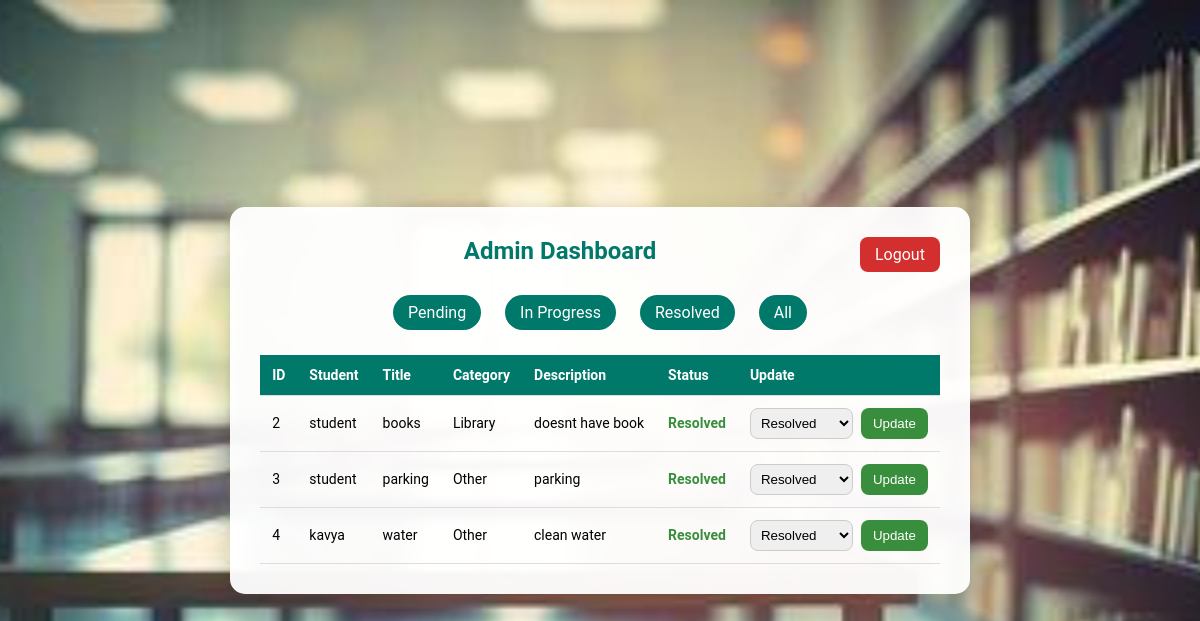
The page /admin_dashboard?filter=resolved (signed in) on the database its author committed.
### tables this page shows
CREATE TABLE complaints (
    id INTEGER PRIMARY KEY AUTOINCREMENT,
    student TEXT,
    title TEXT,
    category TEXT,
    description TEXT,
    status TEXT
);

### app.py (the view)
@app.route("/admin_dashboard")
def admin_dashboard():
    if "admin" not in session:
        return redirect("/admin_login")
    filter_status = request.args.get("filter")
    db = get_db()
    if filter_status == "pending":
        complaints = db.execute(
            "SELECT * FROM complaints WHERE status='Pending'"
        ).fetchall()
    elif filter_status == "in progress":
        complaints = db.execute(
            "SELECT * FROM complaints WHERE status='In Progress'"
        ).fetchall()
    elif filter_status == "resolved":
        complaints = db.execute(
            "SELECT * FROM complaints WHERE status='Resolved'"
        ).fetchall()
    else:
        complaints = db.execute(
            "SELECT * FROM complaints"
        ).fetchall()
    return render_template("admin_dashboard.html", complaints=complaints)

### database.py (called while the page is built)
def get_db():
    if "db" not in g:
        g.db = sqlite3.connect(
            DATABASE,
            timeout=30,
            check_same_thread=False
        )
        g.db.row_factory = sqlite3.Row
    return g.db

### templates/admin_dashboard.html (shortened to what this page needs)
<!DOCTYPE html>
<html lang="en">
<head>
</head>
<body>
<div class="container">
    <a href="/logout" class="logout">Logout</a>
    <h2>Admin Dashboard</h2>
    <div class="filters">
        <a href="/admin_dashboard?filter=pending">Pending</a>
        <a href="/admin_dashboard?filter=in progress">In Progress</a>
        <a href="/admin_dashboard?filter=resolved">Resolved</a>
        <a href="/admin_dashboard">All</a>
    </div>
    <table>
        <tr>
            <th>ID</th>
            <th>Student</th>
            <th>Title</th>
            <th>Category</th>
            <th>Description</th>
            <th>Status</th>
            <th>Update</th>
        </tr>
        {% for comp in complaints %}
        <tr>
            <td>{{ comp.id }}</td>
            <td>{{ comp.student }}</td>
            <td>{{ comp.title }}</td>
            <td>{{ comp.category }}</td>
            <td>{{ comp.description }}</td>
            <td class="status-{{ comp.status|replace(' ', '-') }}">
                {{ comp.status }}
            </td>
            <td>
                <form method="POST" action="/update_status" style="display:flex; gap:8px;">
                    <select name="status">
                        <option value="Resolved" {% if comp.status=='Resolved' %}selected{% endif %}>Resolved</option>
                    </select>
                    <button type="submit" class="update-btn">Update</button>
                </form>
            </td>
        </tr>
        {% endfor %}
    </table>
</div>
</body>
</html>

### rows shown on the page
complaints: id "2", student "student", title "books", category "Library", description "doesnt have book", status "Resolved"
complaints: id "3", student "student", title "parking", category "Other", description "parking", status "Resolved"
complaints: id "4", student "kavya", title "water", category "Other", description "clean water", status "Resolved"
